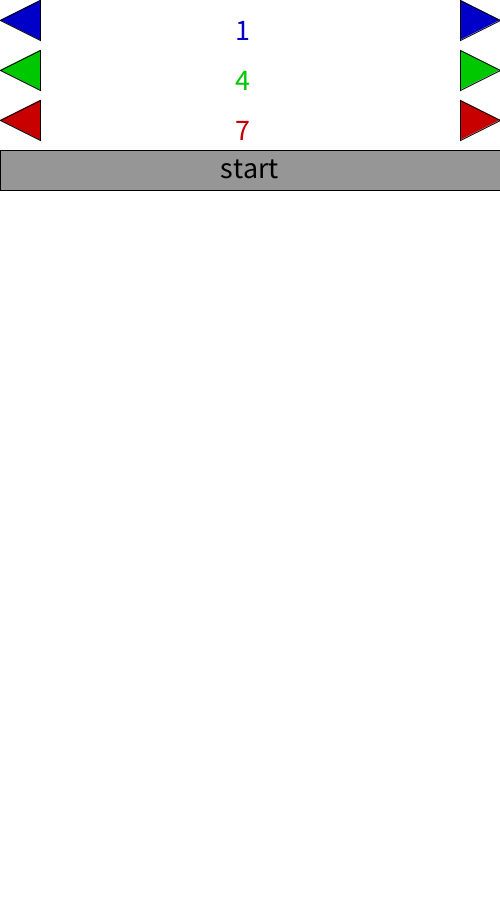
Frame 1 (no input)
Frame 60 (the mouse pressed at the canvas centre just before this capture): identical to frame 1, image omitted
Frame 120 (the mouse held since frame 60 and released just before this capture): identical to frame 1, image omitted

The Processing sketch that drew this single still picture (run headless with seeded random() and noise(); from frame 60 on, the mouse is pressed at the canvas centre):

// Processing sketch: sketch_seperate_3d_pde3
// ── sketch_seperate_3d_pde3.pde
/*int p=int(random(0,2));
int k=int(random(1,10));
int m=int(random(1,10));*/

int   words;
int   t=0;
float maxt;
int   a=1;
int   b=4;
int   c=7;
int   m=0;
int   n=0;
int   o=0;
int entering=0;
boolean f;
String enter="0";
void setup(){
  size(500,900);
  background(255); 
  arrows(); 
}
void draw(){
  
}
void mousePressed(){
  
  
  if(get(mouseX,mouseY)==color(0,0,200)){
    if(mouseX<width/2){a--;}
    else{a++;}
  }
  if(get(mouseX,mouseY)==color(0,200,0)){
    if(mouseX<width/2){b--;}
    else{b++;}
  }
  if(get(mouseX,mouseY)==color(200,0,0)){
    if(mouseX<width/2){c--;}
    else{c++;}
  }
  background(255); 
  arrows();
 /*if(mouseY<190&&mouseY>150){
    m=a;
    n=b;
    o=c;
    run();}*/
    
  
  m=a;
  n=b;
  o=c;
  run();
}
void keyPressed(){
  if(key>=48&&key<=58){
  enter=enter+key;
  }
  if(key==ENTER){    
    entering++;
    if(entering>2){
      entering=0;
    }
    enter="0";
  }
  if(entering==0){
    a=int(enter);
  }
  if(entering==1){
    b=int(enter);
  }
  if(entering==2){
    c=int(enter);
  }
  println(enter);
  background(255); 
  arrows();
  m=a;
  n=b;
  o=c;
  run();
}
// ── arrows.pde
void arrows(){
  textSize(30);
  fill(0,0,200);
  beginShape();
  vertex(40,0);
  vertex(0,20);
  vertex(40,40);
  endShape(CLOSE);
  beginShape();
  vertex(width-40,0);
  vertex(width,20);
  vertex(width-40,40);
  endShape(CLOSE);
  text(a,width/2-15,40);
  
  fill(0,200,0);
  beginShape();
  vertex(40,50);
  vertex(0,70);
  vertex(40,90);
  endShape(CLOSE);
  beginShape();
  vertex(width-40,50);
  vertex(width,70);
  vertex(width-40,90);
  endShape(CLOSE);
  text(b,width/2-15,90);
  fill(200,0,0);
  beginShape();
  vertex(40,100);
  vertex(0,120);
  vertex(40,140);
  endShape(CLOSE);
  beginShape();
  vertex(width-40,100);
  vertex(width,120);
  vertex(width-40,140);
  endShape(CLOSE);
  text(c,width/2-15,140);
  
  fill(150);
  rect(0,150,width,40);
  fill(0);
  textSize(30);
  text("start",width/2-30,178);
}
// ── move.pde
void move(){
  if(!f&&max(m,n,o)==m){
    if(!f&&max(n,o)==n){
      m-=n;n*=2;n-=o;o*=2;
      //t++;
      output(m+","+n+","+o);
    }
    else{
      m-=o;o*=2;o-=n;n*=2;
      //t++;
      output(m+","+n+","+o);
      }
  }
  if(!f&&max(m,n,o)==n){
    if(!f&&max(m,o)==m){
      n-=m;m*=2;m-=o;o*=2;
      //t++;
      output(m+","+n+","+o);
    }
    else{
      n-=o;o*=2;o-=m;m*=2;
      //t++;
      output(m+","+n+","+o);
      }
  }
  if(!f&&max(m,n,o)==o){
    if(!f&&max(m,n)==m){
      o-=m;m*=2;m-=n;n*=2;
      //t++;
      output(m+","+n+","+o);
    }
    else{
      o-=n;n*=2;n-=m;m*=2;
      //t++;
      output(m+","+n+","+o);
      }
  }
}
// ── output.pde
void output(String s){
  textSize(30);
  text(s,20,words*30+210);
  words++;
  if(((m==n)&&(n==o))){
    f=true;
  }
}
// ── run.pde
void run(){ 
  int[] p1=new int[10000];
  int[] p2=new int[10000];
  int[] p3=new int[10000];
  boolean stop=false;
  t=0;
  f=false;
  words=1;
  output(m+","+n+","+o);
  maxt=((m+n+o)*(m+n+o));
  while(!stop){
    move();
    p1[t]=m;
    p2[t]=n;
    p3[t]=o;//save past m,n,o
    for(int i=0;i<t;i++){
      if(p1[i]==m&&
      p2[i]==n&&
      p3[i]==o){
        stop=true;
      }
    }            // stop
    t++;
  }
  words=0;
  if(f&&(m==n)&&(n==o)){
  
    output("o"+(t-1));
  }else{
    output("x");
  }
}
